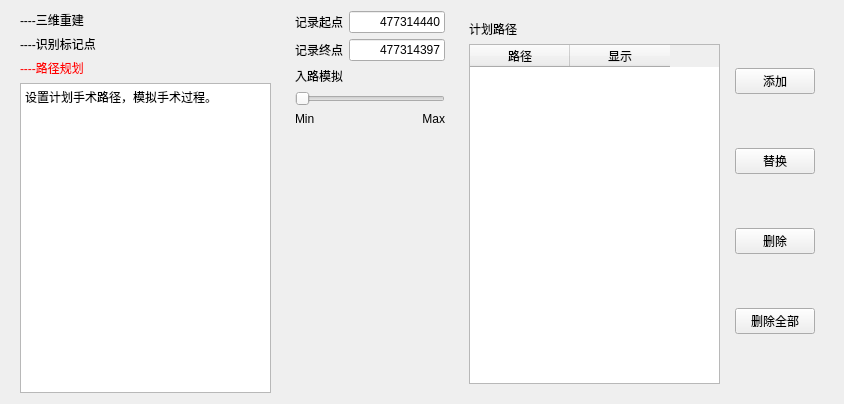
<?xml version="1.0" encoding="UTF-8"?>
<ui version="4.0">
 <class>rt_3</class>
 <widget class="QWidget" name="rt_3">
  <property name="geometry">
   <rect>
    <x>0</x>
    <y>0</y>
    <width>844</width>
    <height>404</height>
   </rect>
  </property>
  <property name="windowTitle">
   <string>Form</string>
  </property>
  <layout class="QHBoxLayout" name="horizontalLayout_3">
   <property name="topMargin">
    <number>2</number>
   </property>
   <property name="bottomMargin">
    <number>2</number>
   </property>
   <item>
    <widget class="QWidget" name="widget_44" native="true">
     <property name="maximumSize">
      <size>
       <width>300</width>
       <height>16777215</height>
      </size>
     </property>
     <layout class="QVBoxLayout" name="verticalLayout_29">
      <item>
       <widget class="QLabel" name="label_30">
        <property name="styleSheet">
         <string notr="true"/>
        </property>
        <property name="text">
         <string>----三维重建</string>
        </property>
       </widget>
      </item>
      <item>
       <widget class="QLabel" name="label_31">
        <property name="styleSheet">
         <string notr="true"/>
        </property>
        <property name="text">
         <string>----识别标记点</string>
        </property>
       </widget>
      </item>
      <item>
       <widget class="QLabel" name="label_32">
        <property name="styleSheet">
         <string notr="true">color:rgb(255, 0, 0)</string>
        </property>
        <property name="text">
         <string>----路径规划</string>
        </property>
       </widget>
      </item>
      <item>
       <widget class="QTextBrowser" name="textBrowser_10">
        <property name="html">
         <string>&lt;!DOCTYPE HTML PUBLIC &quot;-//W3C//DTD HTML 4.0//EN&quot; &quot;http://www.w3.org/TR/REC-html40/strict.dtd&quot;&gt;
&lt;html&gt;&lt;head&gt;&lt;meta name=&quot;qrichtext&quot; content=&quot;1&quot; /&gt;&lt;meta charset=&quot;utf-8&quot; /&gt;&lt;style type=&quot;text/css&quot;&gt;
p, li { white-space: pre-wrap; }
hr { height: 1px; border-width: 0; }
li.unchecked::marker { content: &quot;\2610&quot;; }
li.checked::marker { content: &quot;\2612&quot;; }
&lt;/style&gt;&lt;/head&gt;&lt;body style=&quot; font-family:'Microsoft YaHei UI'; font-size:9pt; font-weight:400; font-style:normal;&quot;&gt;
&lt;p style=&quot; margin-top:0px; margin-bottom:0px; margin-left:0px; margin-right:0px; -qt-block-indent:0; text-indent:0px;&quot;&gt;&lt;span style=&quot; font-family:'SimSun';&quot;&gt;设置计划手术路径，模拟手术过程。&lt;/span&gt;&lt;/p&gt;
&lt;p style=&quot;-qt-paragraph-type:empty; margin-top:0px; margin-bottom:0px; margin-left:0px; margin-right:0px; -qt-block-indent:0; text-indent:0px; font-family:'SimSun';&quot;&gt;&lt;br /&gt;&lt;/p&gt;&lt;/body&gt;&lt;/html&gt;</string>
        </property>
       </widget>
      </item>
     </layout>
    </widget>
   </item>
   <item>
    <widget class="QWidget" name="widget" native="true">
     <property name="maximumSize">
      <size>
       <width>186</width>
       <height>16777215</height>
      </size>
     </property>
     <layout class="QVBoxLayout" name="verticalLayout">
      <item>
       <layout class="QHBoxLayout" name="horizontalLayout">
        <item>
         <widget class="QLabel" name="label_37">
          <property name="styleSheet">
           <string notr="true"/>
          </property>
          <property name="text">
           <string>记录起点</string>
          </property>
         </widget>
        </item>
        <item>
         <widget class="QLineEdit" name="lineEdit_5">
          <property name="minimumSize">
           <size>
            <width>0</width>
            <height>0</height>
           </size>
          </property>
          <property name="maximumSize">
           <size>
            <width>100</width>
            <height>16777215</height>
           </size>
          </property>
          <property name="text">
           <string>477314440</string>
          </property>
          <property name="alignment">
           <set>Qt::AlignRight|Qt::AlignTrailing|Qt::AlignVCenter</set>
          </property>
         </widget>
        </item>
       </layout>
      </item>
      <item>
       <layout class="QHBoxLayout" name="horizontalLayout_2">
        <item>
         <widget class="QLabel" name="label_38">
          <property name="styleSheet">
           <string notr="true"/>
          </property>
          <property name="text">
           <string>记录终点</string>
          </property>
         </widget>
        </item>
        <item>
         <widget class="QLineEdit" name="lineEdit_6">
          <property name="minimumSize">
           <size>
            <width>0</width>
            <height>0</height>
           </size>
          </property>
          <property name="maximumSize">
           <size>
            <width>100</width>
            <height>16777215</height>
           </size>
          </property>
          <property name="text">
           <string>477314397</string>
          </property>
          <property name="alignment">
           <set>Qt::AlignRight|Qt::AlignTrailing|Qt::AlignVCenter</set>
          </property>
         </widget>
        </item>
       </layout>
      </item>
      <item>
       <widget class="QWidget" name="widget_45" native="true">
        <property name="maximumSize">
         <size>
          <width>16777215</width>
          <height>80</height>
         </size>
        </property>
        <layout class="QVBoxLayout" name="verticalLayout_30">
         <property name="leftMargin">
          <number>0</number>
         </property>
         <property name="topMargin">
          <number>0</number>
         </property>
         <property name="rightMargin">
          <number>0</number>
         </property>
         <property name="bottomMargin">
          <number>0</number>
         </property>
         <item>
          <widget class="QLabel" name="label_36">
           <property name="styleSheet">
            <string notr="true"/>
           </property>
           <property name="text">
            <string>入路模拟</string>
           </property>
          </widget>
         </item>
         <item>
          <widget class="QSlider" name="horizontalSlider">
           <property name="orientation">
            <enum>Qt::Horizontal</enum>
           </property>
          </widget>
         </item>
         <item>
          <layout class="QHBoxLayout" name="horizontalLayout_29">
           <item>
            <widget class="QLabel" name="label_33">
             <property name="text">
              <string>Min</string>
             </property>
            </widget>
           </item>
           <item>
            <widget class="QLabel" name="label_34">
             <property name="text">
              <string>Max</string>
             </property>
             <property name="alignment">
              <set>Qt::AlignRight|Qt::AlignTrailing|Qt::AlignVCenter</set>
             </property>
            </widget>
           </item>
          </layout>
         </item>
        </layout>
       </widget>
      </item>
      <item>
       <spacer name="verticalSpacer">
        <property name="orientation">
         <enum>Qt::Vertical</enum>
        </property>
        <property name="sizeHint" stdset="0">
         <size>
          <width>20</width>
          <height>40</height>
         </size>
        </property>
       </spacer>
      </item>
     </layout>
    </widget>
   </item>
   <item>
    <widget class="QWidget" name="widget_65" native="true">
     <property name="maximumSize">
      <size>
       <width>16777215</width>
       <height>16777215</height>
      </size>
     </property>
     <layout class="QHBoxLayout" name="horizontalLayout_53">
      <item>
       <widget class="QWidget" name="widget_66" native="true">
        <layout class="QVBoxLayout" name="verticalLayout_42">
         <property name="leftMargin">
          <number>0</number>
         </property>
         <property name="rightMargin">
          <number>0</number>
         </property>
         <item>
          <widget class="QLabel" name="label_35">
           <property name="styleSheet">
            <string notr="true"/>
           </property>
           <property name="text">
            <string>计划路径</string>
           </property>
          </widget>
         </item>
         <item>
          <widget class="QTableWidget" name="tableWidget_6">
           <column>
            <property name="text">
             <string>路径</string>
            </property>
           </column>
           <column>
            <property name="text">
             <string>显示</string>
            </property>
           </column>
          </widget>
         </item>
        </layout>
       </widget>
      </item>
      <item>
       <widget class="QWidget" name="widget_67" native="true">
        <layout class="QVBoxLayout" name="verticalLayout_43">
         <item>
          <widget class="QPushButton" name="pushButton_64">
           <property name="text">
            <string>添加</string>
           </property>
          </widget>
         </item>
         <item>
          <widget class="QPushButton" name="pushButton_65">
           <property name="text">
            <string>替换</string>
           </property>
          </widget>
         </item>
         <item>
          <widget class="QPushButton" name="pushButton_66">
           <property name="text">
            <string>删除</string>
           </property>
          </widget>
         </item>
         <item>
          <widget class="QPushButton" name="pushButton_67">
           <property name="text">
            <string>删除全部</string>
           </property>
          </widget>
         </item>
        </layout>
       </widget>
      </item>
     </layout>
    </widget>
   </item>
  </layout>
 </widget>
 <resources/>
 <connections/>
</ui>
